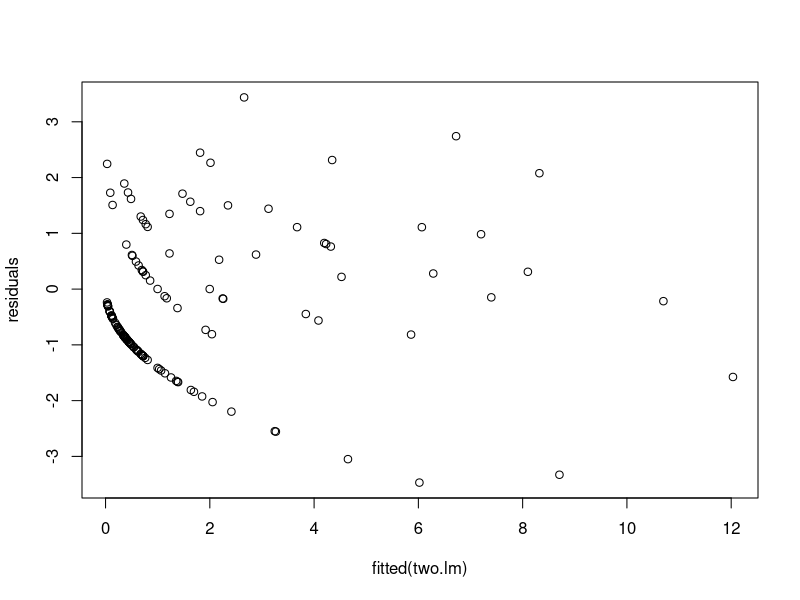
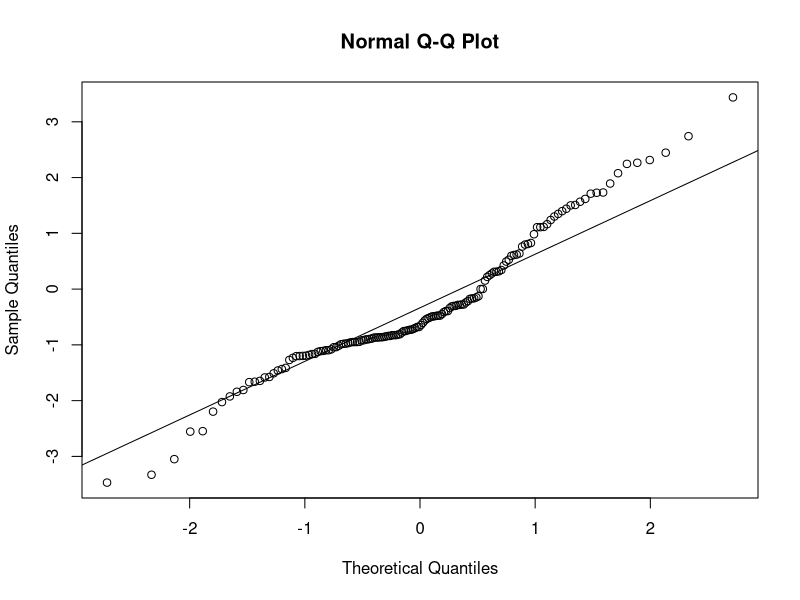
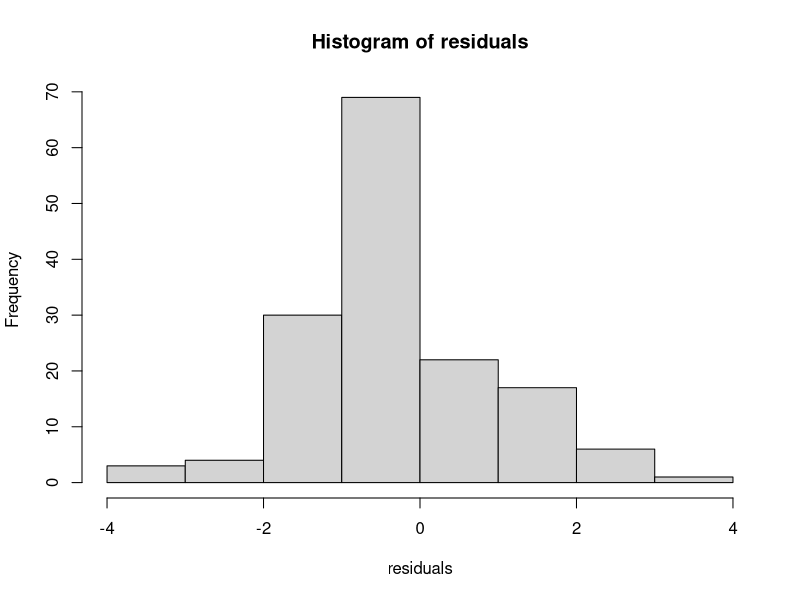

Here is the R script that generated these plots, in order:

# LOAD LIBRARIES ----
library(tidyverse)
library(readxl)
library(lme4)
library(lmerTest)
library(car)

# DV: n
# fixed effects: zone
# random effects: time

# read in the data 

# 2
complete.df <- read_excel("Resources DO NOT EDIT/kate_data/kates complete_adults_KE.xlsx")

##############################################################################################
# So this model uses a normal distribution for the data. I did a log+1 transformation because
# of the zeroes just to see what would happen. I know that's now how you are actually supposed
# to handle the data. However, it does show the syntax for random and nested effects if that
# is useful. 
##############################################################################################

# create model 
one.lm <- lmer(log10(n+1) ~ zone * (1|week_eclosed) * (1|zone:ovicup),
               data = complete.df,
               REML = TRUE)

# run model - gives the results of the model from the car package
Anova(one.lm, type = "3", test.statistic = "F")
# ranova is the function for testing random effects from the lmerTest package
ranova(one.lm)
# summary gives a summary of the model and is a function from base R
summary(one.lm)


##############################################################################################
# This model is the one that uses the poisson distribution with the same random and nested 
# effects. glmer is a function within the lme4 package. I'm working on figuring out the details,
# but glmer seems to be a bit more versatile function compared to lmer where you can better
# specify the family. Analysis of random effects is also a little different here and I am 
# working on that as well. 
##############################################################################################

# glmer
two.lm <- glmer(n ~ zone + (1|week_eclosed) * (1|zone:ovicup),
                family = poisson,
                data = complete.df)

# run model - notice it uses a chi-square distribution, which i think is appropriate here as 
# you have count data, hence the poisson distribution
Anova(two.lm, type = "3")
# summary
summary(two.lm)

# this is how you pull out the random intercepts, still working on it
ranef(two.lm)

# checking assumptions
# check assumptions 
residuals <- resid(two.lm)
plot(fitted(two.lm), residuals)
qqnorm(residuals)
qqline(residuals)
hist(residuals)




# expected mean 
# covariance parameter estimate
# standard error
# contrasts
